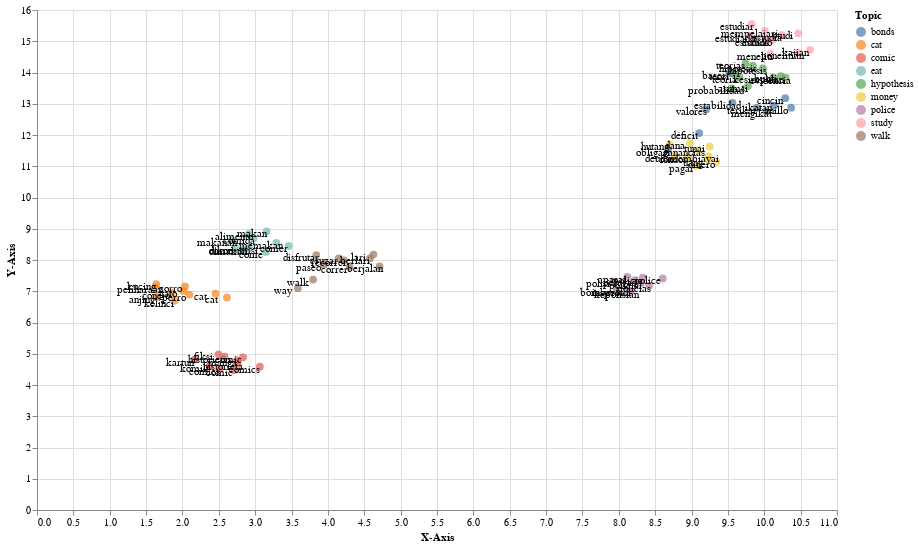

This figure's notebook cell:
### Code cell
importlib.reload(plot_embeddings)
words_en = ["eat","walk","hypothesis","cat","study","money","police","bonds","comic"]
emb_en = list(map(lambda word : clwe_en.getEmbeddingByWord(word) ,words_en))

plot_embeddings.plot_embeddings_neighbours(emb_en,[clwe_id,clwe_es],width=800,height=500,dimensionality_reduction='umap',k=3,distance_function='csls',csls_k=10)

### Figure 1 — Vega-Lite specification as saved in the notebook (floating-point values rounded to 4 significant figures)
{"config": {"view": {"continuousWidth": 400, "continuousHeight": 300}}, "layer": [{"mark": {"type": "circle", "size": 60}, "encoding": {"color": {"type": "nominal", "field": "Topic"}, "tooltip": [{"type": "nominal", "field": "name"}, {"type": "nominal", "field": "language"}], "x": {"type": "quantitative", "field": "X-Axis"}, "y": {"type": "quantitative", "field": "Y-Axis"}}, "height": 500, "selection": {"selector024": {"type": "interval", "bind": "scales", "encodings": ["x", "y"]}}, "width": 800}, {"mark": {"type": "text", "color": "black", "dx": -15, "dy": 3}, "encoding": {"text": {"type": "nominal", "field": "name"}, "x": {"type": "quantitative", "field": "X-Axis"}, "y": {"type": "quantitative", "field": "Y-Axis"}}}], "data": {"name": "data-7f500af6c9b256f0655393b96d36f761"}, "$schema": "https://vega.github.io/schema/vega-lite/v4.8.1.json", "datasets": {"data-7f500af6c9b256f0655393b96d36f761": [{"X-Axis": 3.158, "Y-Axis": 8.915, "name": "makan", "language": "id", "Topic": "eat"}, {"X-Axis": 2.832, "Y-Axis": 8.338, "name": "dimakan", "language": "id", "Topic": "eat"}, {"X-Axis": 2.68, "Y-Axis": 8.647, "name": "makanan", "language": "id", "Topic": "eat"}, {"X-Axis": 2.911, "Y-Axis": 8.379, "name": "dikonsumsi", "language": "id", "Topic": "eat"}, {"X-Axis": 3.293, "Y-Axis": 8.549, "name": "memakan", "language": "id", "Topic": "eat"}, {"X-Axis": 3.797, "Y-Axis": 7.374, "name": "walk", "language": "id", "Topic": "walk"}, {"X-Axis": 3.587, "Y-Axis": 7.099, "name": "way", "language": "id", "Topic": "walk"}, {"X-Axis": 4.71, "Y-Axis": 7.794, "name": "berjalan", "language": "id", "Topic": "walk"}, {"X-Axis": 4.626, "Y-Axis": 8.173, "name": "lari", "language": "id", "Topic": "walk"}, {"X-Axis": 4.577, "Y-Axis": 8.056, "name": "berlari", "language": "id", "Topic": "walk"}, {"X-Axis": 9.844, "Y-Axis": 14.22, "name": "hipotesis", "language": "id", "Topic": "hypothesis"}, {"X-Axis": 9.588, "Y-Axis": 13.94, "name": "teori", "language": "id", "Topic": "hypothesis"}, {"X-Axis": 9.775, "Y-Axis": 13.57, "name": "asumsi", "language": "id", "Topic": "hypothesis"}, {"X-Axis": 10.13, "Y-Axis": 13.85, "name": "kesimpulan", "language": "id", "Topic": "hypothesis"}, {"X-Axis": 10.23, "Y-Axis": 13.89, "name": "bukti", "language": "id", "Topic": "hypothesis"}, {"X-Axis": 2.455, "Y-Axis": 6.921, "name": "cat", "language": "id", "Topic": "cat"}, {"X-Axis": 1.64, "Y-Axis": 7.225, "name": "kucing", "language": "id", "Topic": "cat"}, {"X-Axis": 1.888, "Y-Axis": 6.697, "name": "kelinci", "language": "id", "Topic": "cat"}, {"X-Axis": 1.627, "Y-Axis": 7.142, "name": "peliharaan", "language": "id", "Topic": "cat"}, {"X-Axis": 1.644, "Y-Axis": 6.813, "name": "anjing", "language": "id", "Topic": "cat"}, {"X-Axis": 10.47, "Y-Axis": 15.25, "name": "studi", "language": "id", "Topic": "study"}, {"X-Axis": 10.08, "Y-Axis": 14.6, "name": "meneliti", "language": "id", "Topic": "study"}, {"X-Axis": 10.46, "Y-Axis": 14.64, "name": "penelitian", "language": "id", "Topic": "study"}, {"X-Axis": 10.01, "Y-Axis": 15.33, "name": "mempelajari", "language": "id", "Topic": "study"}, {"X-Axis": 10.63, "Y-Axis": 14.72, "name": "kajian", "language": "id", "Topic": "study"}, {"X-Axis": 9.231, "Y-Axis": 11.2, "name": "uang", "language": "id", "Topic": "money"}, {"X-Axis": 9.25, "Y-Axis": 11.63, "name": "tunai", "language": "id", "Topic": "money"}, {"X-Axis": 9.234, "Y-Axis": 11.33, "name": "membiayai", "language": "id", "Topic": "money"}, {"X-Axis": 8.979, "Y-Axis": 11.74, "name": "dana", "language": "id", "Topic": "money"}, {"X-Axis": 8.698, "Y-Axis": 11.7, "name": "hutang", "language": "id", "Topic": "money"}, {"X-Axis": 7.925, "Y-Axis": 7.313, "name": "polisi", "language": "id", "Topic": "police"}, {"X-Axis": 8.178, "Y-Axis": 6.988, "name": "kepolisian", "language": "id", "Topic": "police"}, {"X-Axis": 8.603, "Y-Axis": 7.41, "name": "police", "language": "id", "Topic": "police"}, {"X-Axis": 8.219, "Y-Axis": 7.352, "name": "petugas", "language": "id", "Topic": "police"}, {"X-Axis": 8.117, "Y-Axis": 7.463, "name": "aparat", "language": "id", "Topic": "police"}, {"X-Axis": 10.13, "Y-Axis": 12.94, "name": "ikatan", "language": "id", "Topic": "bonds"}, {"X-Axis": 10.03, "Y-Axis": 12.75, "name": "mengikat", "language": "id", "Topic": "bonds"}, {"X-Axis": 9.898, "Y-Axis": 12.87, "name": "terikat", "language": "id", "Topic": "bonds"}, {"X-Axis": 8.677, "Y-Axis": 11.53, "name": "obligasi", "language": "id", "Topic": "bonds"}, {"X-Axis": 10.29, "Y-Axis": 13.18, "name": "cincin", "language": "id", "Topic": "bonds"}, {"X-Axis": 2.374, "Y-Axis": 4.606, "name": "komik", "language": "id", "Topic": "comic"}, {"X-Axis": 2.714, "Y-Axis": 4.478, "name": "comic", "language": "id", "Topic": "comic"}, {"X-Axis": 2.753, "Y-Axis": 4.79, "name": "manga", "language": "id", "Topic": "comic"}, {"X-Axis": 2.166, "Y-Axis": 4.814, "name": "kartun", "language": "id", "Topic": "comic"}, {"X-Axis": 2.496, "Y-Axis": 4.982, "name": "fiksi", "language": "id", "Topic": "comic"}, {"X-Axis": 3.461, "Y-Axis": 8.449, "name": "comer", "language": "es", "Topic": "eat"}, {"X-Axis": 3.148, "Y-Axis": 8.256, "name": "come", "language": "es", "Topic": "eat"}, {"X-Axis": 2.98, "Y-Axis": 8.699, "name": "comida", "language": "es", "Topic": "eat"}, {"X-Axis": 2.913, "Y-Axis": 8.833, "name": "alimento", "language": "es", "Topic": "eat"}, {"X-Axis": 2.732, "Y-Axis": 8.373, "name": "carne", "language": "es", "Topic": "eat"}, {"X-Axis": 4.218, "Y-Axis": 7.987, "name": "recorrer", "language": "es", "Topic": "walk"}, {"X-Axis": 4.146, "Y-Axis": 8.05, "name": "cruzar", "language": "es", "Topic": "walk"}, {"X-Axis": 3.84, "Y-Axis": 8.153, "name": "disfrutar", "language": "es", "Topic": "walk"}, {"X-Axis": 3.944, "Y-Axis": 7.847, "name": "paseo", "language": "es", "Topic": "walk"}, {"X-Axis": 4.298, "Y-Axis": 7.778, "name": "correr", "language": "es", "Topic": "walk"}, {"X-Axis": 9.98, "Y-Axis": 14.14, "name": "hipótesis", "language": "es", "Topic": "hypothesis"}, {"X-Axis": 9.66, "Y-Axis": 13.85, "name": "teoría", "language": "es", "Topic": "hypothesis"}, {"X-Axis": 10.3, "Y-Axis": 13.83, "name": "evidencia", "language": "es", "Topic": "hypothesis"}, {"X-Axis": 9.743, "Y-Axis": 14.29, "name": "teorías", "language": "es", "Topic": "hypothesis"}, {"X-Axis": 9.548, "Y-Axis": 13.49, "name": "probabilidad", "language": "es", "Topic": "hypothesis"}, {"X-Axis": 2.014, "Y-Axis": 7.009, "name": "gato", "language": "es", "Topic": "cat"}, {"X-Axis": 2.096, "Y-Axis": 6.894, "name": "perro", "language": "es", "Topic": "cat"}, {"X-Axis": 2.612, "Y-Axis": 6.802, "name": "cat", "language": "es", "Topic": "cat"}, {"X-Axis": 2.036, "Y-Axis": 7.158, "name": "zorro", "language": "es", "Topic": "cat"}, {"X-Axis": 1.849, "Y-Axis": 6.95, "name": "conejo", "language": "es", "Topic": "cat"}, {"X-Axis": 9.826, "Y-Axis": 15.55, "name": "estudiar", "language": "es", "Topic": "study"}, {"X-Axis": 10.11, "Y-Axis": 15.03, "name": "estudio", "language": "es", "Topic": "study"}, {"X-Axis": 10.04, "Y-Axis": 15.04, "name": "estudios", "language": "es", "Topic": "study"}, {"X-Axis": 9.803, "Y-Axis": 15.17, "name": "estudiado", "language": "es", "Topic": "study"}, {"X-Axis": 10.24, "Y-Axis": 15.2, "name": "estudia", "language": "es", "Topic": "study"}, {"X-Axis": 9.343, "Y-Axis": 11.13, "name": "dinero", "language": "es", "Topic": "money"}, {"X-Axis": 8.769, "Y-Axis": 11.33, "name": "deudas", "language": "es", "Topic": "money"}, {"X-Axis": 9.063, "Y-Axis": 11.01, "name": "pagar", "language": "es", "Topic": "money"}, {"X-Axis": 8.955, "Y-Axis": 11.29, "name": "fondos", "language": "es", "Topic": "money"}, {"X-Axis": 9.097, "Y-Axis": 11.51, "name": "ganancias", "language": "es", "Topic": "money"}, {"X-Axis": 8.329, "Y-Axis": 7.438, "name": "policía", "language": "es", "Topic": "police"}, {"X-Axis": 8.304, "Y-Axis": 7.255, "name": "policial", "language": "es", "Topic": "police"}, {"X-Axis": 8.416, "Y-Axis": 7.176, "name": "policías", "language": "es", "Topic": "police"}, {"X-Axis": 7.972, "Y-Axis": 7.051, "name": "bomberos", "language": "es", "Topic": "police"}, {"X-Axis": 8.116, "Y-Axis": 7.052, "name": "inspector", "language": "es", "Topic": "police"}, {"X-Axis": 10.37, "Y-Axis": 12.87, "name": "anillo", "language": "es", "Topic": "bonds"}, {"X-Axis": 9.202, "Y-Axis": 12.82, "name": "valores", "language": "es", "Topic": "bonds"}, {"X-Axis": 9.563, "Y-Axis": 13.03, "name": "estabilidad", "language": "es", "Topic": "bonds"}, {"X-Axis": 9.106, "Y-Axis": 12.06, "name": "déficit", "language": "es", "Topic": "bonds"}, {"X-Axis": 9.517, "Y-Axis": 13.99, "name": "bases", "language": "es", "Topic": "bonds"}, {"X-Axis": 2.833, "Y-Axis": 4.888, "name": "cómic", "language": "es", "Topic": "comic"}, {"X-Axis": 2.509, "Y-Axis": 4.512, "name": "cómics", "language": "es", "Topic": "comic"}, {"X-Axis": 2.58, "Y-Axis": 4.906, "name": "historietas", "language": "es", "Topic": "comic"}, {"X-Axis": 2.76, "Y-Axis": 4.683, "name": "historieta", "language": "es", "Topic": "comic"}, {"X-Axis": 3.064, "Y-Axis": 4.585, "name": "comics", "language": "es", "Topic": "comic"}]}}
